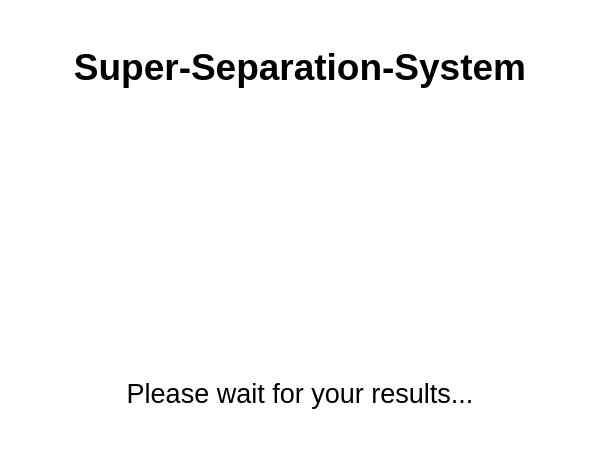
<?xml version="1.0" encoding="UTF-8"?>
<ui version="4.0">
 <class>LoadingWindow</class>
 <widget class="QMainWindow" name="LoadingWindow">
  <property name="geometry">
   <rect>
    <x>0</x>
    <y>0</y>
    <width>600</width>
    <height>460</height>
   </rect>
  </property>
  <property name="sizePolicy">
   <sizepolicy hsizetype="Minimum" vsizetype="Minimum">
    <horstretch>0</horstretch>
    <verstretch>0</verstretch>
   </sizepolicy>
  </property>
  <property name="palette">
   <palette>
    <active>
     <colorrole role="Base">
      <brush brushstyle="SolidPattern">
       <color alpha="255">
        <red>255</red>
        <green>255</green>
        <blue>255</blue>
       </color>
      </brush>
     </colorrole>
     <colorrole role="Window">
      <brush brushstyle="SolidPattern">
       <color alpha="255">
        <red>255</red>
        <green>255</green>
        <blue>255</blue>
       </color>
      </brush>
     </colorrole>
    </active>
    <inactive>
     <colorrole role="Base">
      <brush brushstyle="SolidPattern">
       <color alpha="255">
        <red>255</red>
        <green>255</green>
        <blue>255</blue>
       </color>
      </brush>
     </colorrole>
     <colorrole role="Window">
      <brush brushstyle="SolidPattern">
       <color alpha="255">
        <red>255</red>
        <green>255</green>
        <blue>255</blue>
       </color>
      </brush>
     </colorrole>
    </inactive>
    <disabled>
     <colorrole role="Base">
      <brush brushstyle="SolidPattern">
       <color alpha="255">
        <red>255</red>
        <green>255</green>
        <blue>255</blue>
       </color>
      </brush>
     </colorrole>
     <colorrole role="Window">
      <brush brushstyle="SolidPattern">
       <color alpha="255">
        <red>255</red>
        <green>255</green>
        <blue>255</blue>
       </color>
      </brush>
     </colorrole>
    </disabled>
   </palette>
  </property>
  <property name="windowTitle">
   <string>Super-Separation-System - please wait</string>
  </property>
  <widget class="QWidget" name="centralwidget">
   <layout class="QVBoxLayout" name="verticalLayout" stretch="0,0,0">
    <item>
     <widget class="QLabel" name="titleLabel">
      <property name="font">
       <font>
        <family>Segoe UI</family>
        <pointsize>28</pointsize>
        <weight>75</weight>
        <bold>true</bold>
       </font>
      </property>
      <property name="text">
       <string>Super-Separation-System</string>
      </property>
      <property name="alignment">
       <set>Qt::AlignCenter</set>
      </property>
     </widget>
    </item>
    <item>
     <widget class="QLabel" name="gifLabel">
      <property name="minimumSize">
       <size>
        <width>200</width>
        <height>200</height>
       </size>
      </property>
      <property name="text">
       <string/>
      </property>
      <property name="alignment">
       <set>Qt::AlignCenter</set>
      </property>
     </widget>
    </item>
    <item>
     <widget class="QLabel" name="waitLabel">
      <property name="palette">
       <palette>
        <active>
         <colorrole role="Base">
          <brush brushstyle="SolidPattern">
           <color alpha="255">
            <red>255</red>
            <green>255</green>
            <blue>255</blue>
           </color>
          </brush>
         </colorrole>
         <colorrole role="Window">
          <brush brushstyle="SolidPattern">
           <color alpha="255">
            <red>255</red>
            <green>255</green>
            <blue>255</blue>
           </color>
          </brush>
         </colorrole>
        </active>
        <inactive>
         <colorrole role="Base">
          <brush brushstyle="SolidPattern">
           <color alpha="255">
            <red>255</red>
            <green>255</green>
            <blue>255</blue>
           </color>
          </brush>
         </colorrole>
         <colorrole role="Window">
          <brush brushstyle="SolidPattern">
           <color alpha="255">
            <red>255</red>
            <green>255</green>
            <blue>255</blue>
           </color>
          </brush>
         </colorrole>
        </inactive>
        <disabled>
         <colorrole role="Base">
          <brush brushstyle="SolidPattern">
           <color alpha="255">
            <red>255</red>
            <green>255</green>
            <blue>255</blue>
           </color>
          </brush>
         </colorrole>
         <colorrole role="Window">
          <brush brushstyle="SolidPattern">
           <color alpha="255">
            <red>255</red>
            <green>255</green>
            <blue>255</blue>
           </color>
          </brush>
         </colorrole>
        </disabled>
       </palette>
      </property>
      <property name="font">
       <font>
        <family>Segoe UI</family>
        <pointsize>20</pointsize>
       </font>
      </property>
      <property name="text">
       <string>Please wait for your results...</string>
      </property>
      <property name="alignment">
       <set>Qt::AlignCenter</set>
      </property>
     </widget>
    </item>
   </layout>
  </widget>
 </widget>
 <resources/>
 <connections/>
</ui>
